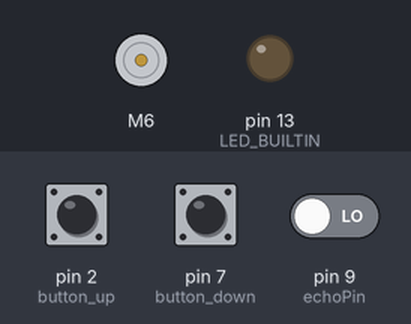
The sketch below on a simulated Arduino Uno, built with avr-gcc and run on an emulated ATmega328P. Parts: DC motor (green arrow = forward, orange = backward, longer = faster), output pins drawn as LEDs (lit = HIGH). The inputs (shaded band) are chosen by the test bench; at power-on: pin 2 (button_up) HIGH, pin 7 (button_down) HIGH, pin 9 (echoPin) LOW.

Above: at 1.2 s.
1.3 s: pin 2 (button_up) pulled LOW for 0.15 s
3.8 s: pin 2 (button_up) pulled LOW for 3.2 s
At 5.5 s:
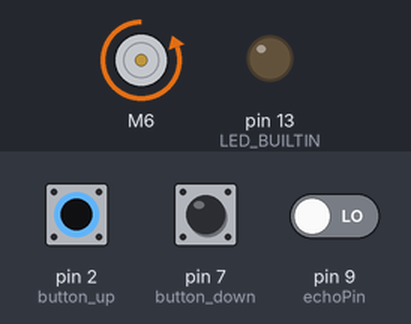
Timing chart, 0 to 9.3 s (numbered marks = the images above; inputs shaded):
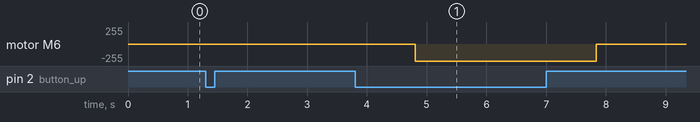

Measured:
- after the input at 3.8 s, motor M6: stopped → backward 255/255 after 1.0 s, → stopped 3.0 s later

The sketch:

main.ino
```cpp
#include <BTS7960.h>

int button_up = 2;
int button_down = 7;
int R_EN = 3;
int L_EN = 4;
int R_PWM = 5;
int L_PWM = 6;
int triggerPin = 8;
int echoPin = 9;

int upButtonCounter = 0;

int lastUpButtonState = HIGH;
int lastDownButtonState = HIGH;

int storedHeight = 80;

unsigned long lastUpDebounceTime = 0;
unsigned long lastDownDebounceTime = 0;
unsigned long moveDelay = 200;

int maxHeight = 93;
int minHeight = 62;

int addr = 0;

bool midPress = false;
bool longPress = false;

BTS7960 motorController(L_EN, R_EN, L_PWM, R_PWM);

void setup() {
  pinMode(LED_BUILTIN, OUTPUT);
  pinMode(button_up, INPUT_PULLUP);
  pinMode(button_down, INPUT_PULLUP);
  Serial.begin(9600);
}

void loop() {

  int up_is_pressed = digitalRead(button_up);
  int down_is_pressed = digitalRead(button_down);

  if ((up_is_pressed != lastUpButtonState)) {
    lastUpDebounceTime = millis();
    if (up_is_pressed == LOW) {
      upButtonCounter++;


      if (upButtonCounter == 5) {
        upButtonCounter = 0;
        storedHeight = (int)find_dist_cm(triggerPin, echoPin);
        Serial.println(storedHeight);

      }

    }

  }


  if (up_is_pressed == LOW && down_is_pressed == LOW){
    moveToPosition(storedHeight);

    motorController.Disable();
  } else if (up_is_pressed == LOW && find_dist_cm(triggerPin, echoPin) < maxHeight) {

    motorController.Enable();
    motorController.TurnLeft(255);

    // Serial.println((int)find_dist_cm(triggerPin, echoPin));


  } else if (down_is_pressed == LOW && find_dist_cm(triggerPin, echoPin) > minHeight) {

    motorController.Enable();
    motorController.TurnRight(255);

    // Serial.println((int)find_dist_cm(triggerPin, echoPin));

  } else {

    motorController.Disable();

  }

  if ((millis() - lastUpDebounceTime) > moveDelay) {
    upButtonCounter = 0;
  }

  lastUpButtonState = up_is_pressed;

}


float find_dist_cm(int triggerPin, int echoPin) {
  float duration, distance;

  digitalWrite(triggerPin, LOW);
  delayMicroseconds(2);
  digitalWrite(triggerPin, HIGH);
  delayMicroseconds(10);
  digitalWrite(triggerPin, LOW);

  duration = pulseIn(echoPin, HIGH);
  distance = (duration * .0343) / 2;
  delay(10);

  return distance;

}

bool check_safe_distance(int triggerPin, int echoPin) {
float duration, distance;

  digitalWrite(triggerPin, LOW);
  delayMicroseconds(2);
  digitalWrite(triggerPin, HIGH);
  delayMicroseconds(10);
  digitalWrite(triggerPin, LOW);

  duration = pulseIn(echoPin, HIGH);
  distance = (duration * .0343) / 2;
  delay(100);

  if (((int)distance < 83) && ((int)distance > 10)) {
    return true;
  } else {
    return false;
  }
}


void moveToPosition(int pos) {
  bool positionReached = false;

  while (positionReached == false) {
    int currentPos = (int)find_dist_cm(triggerPin, echoPin);
    if ((currentPos > maxHeight) || (currentPos < minHeight)) {
      positionReached = true;
      break;
    }

    if (currentPos > pos) {
      motorController.TurnRight(255);
    } else if (currentPos < pos) {
      motorController.TurnLeft(255);
    } else if (currentPos == pos) {
      positionReached = true;
      break;
    }


  }


}
```
